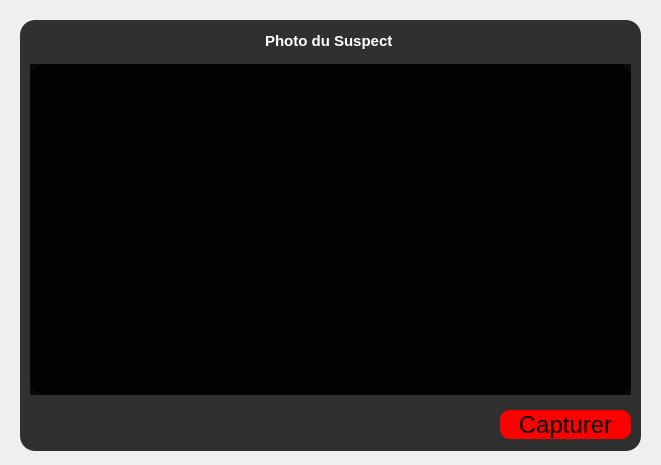
<?xml version="1.0" encoding="UTF-8"?>
<ui version="4.0">
 <class>Cam</class>
 <widget class="QDialog" name="Cam">
  <property name="geometry">
   <rect>
    <x>0</x>
    <y>0</y>
    <width>661</width>
    <height>465</height>
   </rect>
  </property>
  <property name="windowTitle">
   <string>Dialog</string>
  </property>
  <property name="styleSheet">
   <string notr="true">*{
}

#Cam{
	background: url(:/Recources/Images/background.PNG);
}

QLabel{
	background: transparent;
	font-size: 24px;
	color: white;
}

QFrame{
	background: rgba(0, 0, 0, 0.8);
	border-radius: 15px;
}

QStackedWidget{
	background: trasnparent;
}

QToolButton{
	font-size: 24px;
	background: red;
	border-radius: 60px;
}

QPushButton:hover{
	background: #ff9999;
}

QComboBox{
	font-size: 24px;
}

QLineEdit{
	font-size: 24px;
	background: transparent;
	border: none;
	color: white;;
	border-bottom: 1px solid #717072;
}

QTextEdit{
	font-size: 18px;
	background: transparent;
	border: 1px solid #717072;
	color: white;
}

QMessageBox QLabel{
	background: transparent;
	color: black;
}</string>
  </property>
  <widget class="QFrame" name="frame">
   <property name="geometry">
    <rect>
     <x>20</x>
     <y>20</y>
     <width>621</width>
     <height>431</height>
    </rect>
   </property>
   <property name="styleSheet">
    <string notr="true">QPushButton{
	font-size: 24px;
	background: red;
	border-radius: 10px;
}

QPushButton:hover{
	background: #ff9999;
}</string>
   </property>
   <property name="frameShape">
    <enum>QFrame::StyledPanel</enum>
   </property>
   <property name="frameShadow">
    <enum>QFrame::Raised</enum>
   </property>
   <widget class="QScrollArea" name="scrollArea">
    <property name="geometry">
     <rect>
      <x>10</x>
      <y>44</y>
      <width>601</width>
      <height>331</height>
     </rect>
    </property>
    <property name="styleSheet">
     <string notr="true">background: rgba(0, 0, 0, 0.8);</string>
    </property>
    <property name="widgetResizable">
     <bool>true</bool>
    </property>
    <widget class="QWidget" name="scrollAreaWidgetContents">
     <property name="geometry">
      <rect>
       <x>0</x>
       <y>0</y>
       <width>601</width>
       <height>331</height>
      </rect>
     </property>
    </widget>
   </widget>
   <widget class="QLabel" name="label">
    <property name="geometry">
     <rect>
      <x>245</x>
      <y>10</y>
      <width>131</width>
      <height>21</height>
     </rect>
    </property>
    <property name="font">
     <font>
      <pointsize>-1</pointsize>
      <weight>75</weight>
      <bold>true</bold>
     </font>
    </property>
    <property name="toolTip">
     <string>&lt;html&gt;&lt;head/&gt;&lt;body&gt;&lt;p align=&quot;center&quot;&gt;&lt;br/&gt;&lt;/p&gt;&lt;/body&gt;&lt;/html&gt;</string>
    </property>
    <property name="layoutDirection">
     <enum>Qt::LeftToRight</enum>
    </property>
    <property name="styleSheet">
     <string notr="true">font-size: 15px;
background: transparent;</string>
    </property>
    <property name="text">
     <string>Photo du Suspect</string>
    </property>
   </widget>
   <widget class="QPushButton" name="Capturer">
    <property name="geometry">
     <rect>
      <x>480</x>
      <y>390</y>
      <width>131</width>
      <height>29</height>
     </rect>
    </property>
    <property name="text">
     <string>Capturer</string>
    </property>
   </widget>
  </widget>
 </widget>
 <resources/>
 <connections/>
</ui>
